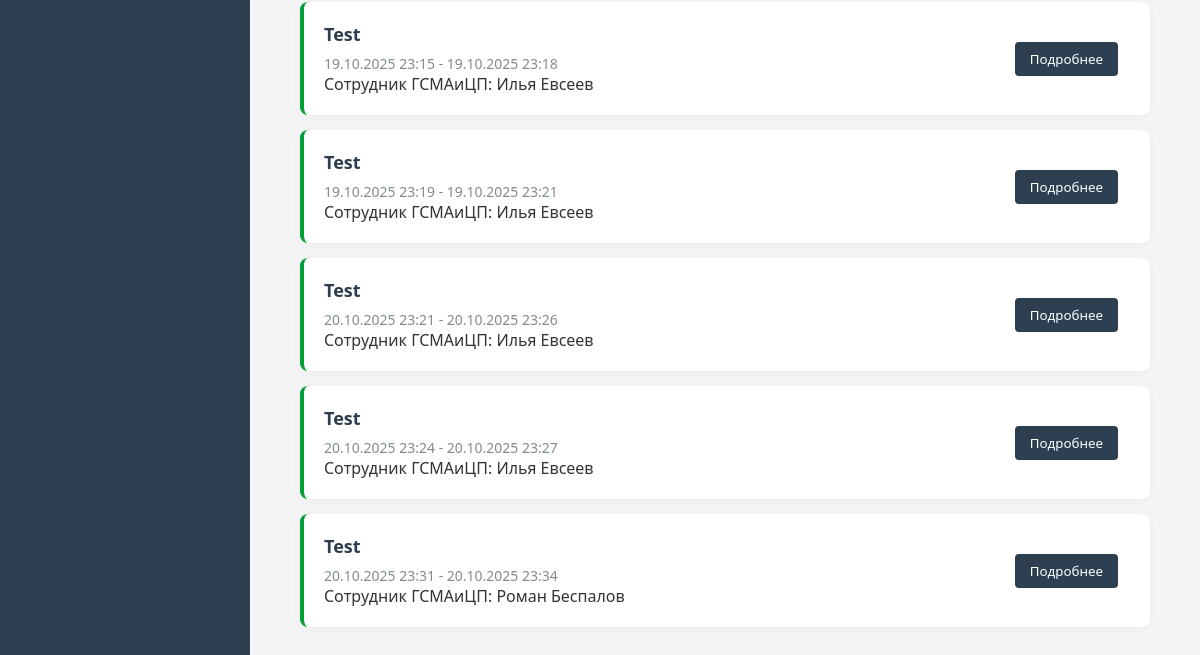
The app's page /downtime/history/ (signed in, lower part), older data.
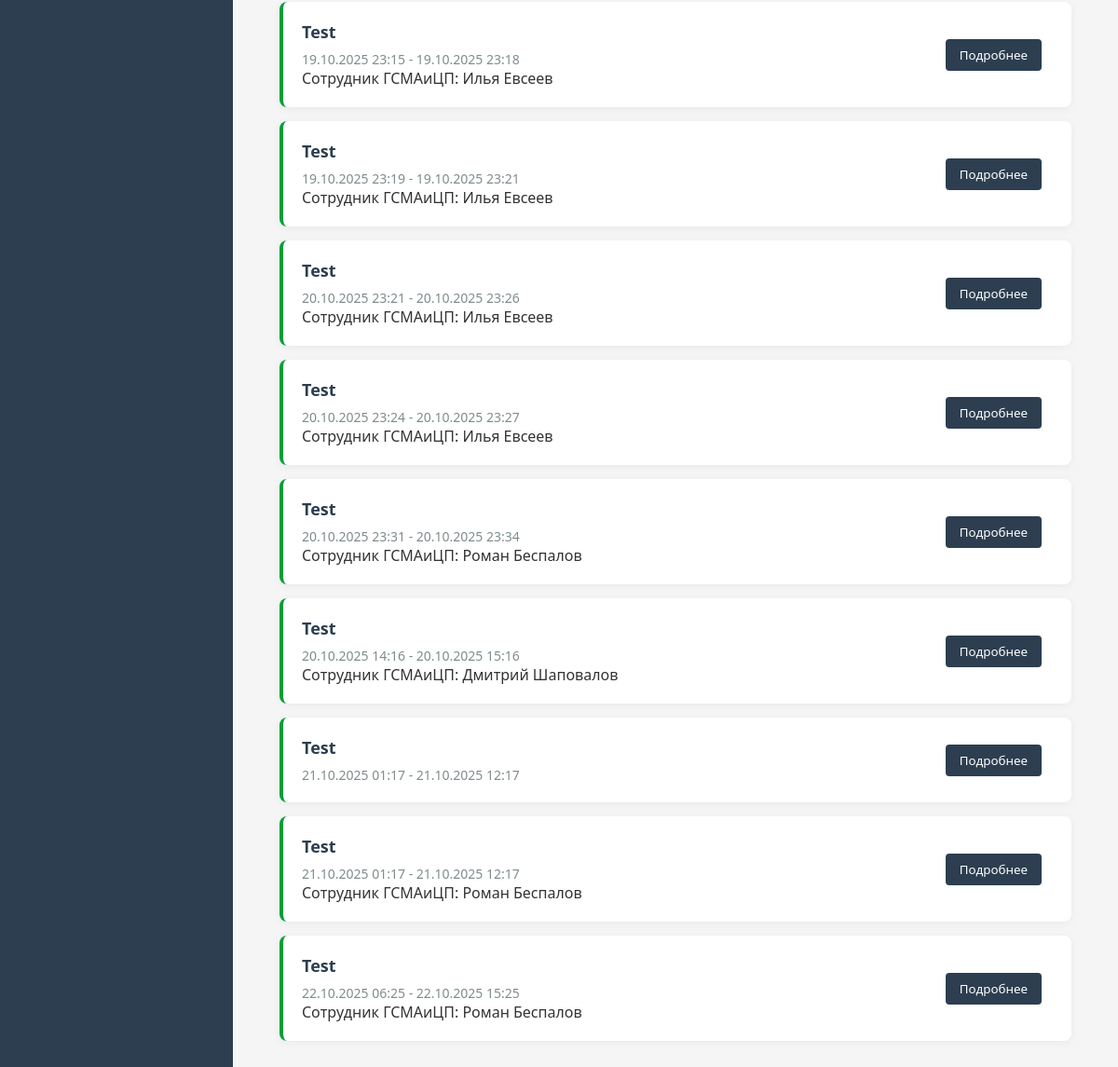
The same page, newer data.
### downtimes/models.py (models this page shows, shortened)
class Downtime(models.Model):
    service = models.CharField("Сервис", max_length=50)
    start_downtime = models.DateTimeField(
        "Дата и время начала работ",
        validators=(check_date,)
    )
    end_downtime = models.DateTimeField(
        "Дата и время окончания работ",
        validators=(check_date,)
    )
    gsma_employee = models.ForeignKey(
        User,
        on_delete=models.SET_NULL,
        null=True,
        related_name="downtimes",
        verbose_name="Сотрудник от ГСМАиЦП"
    )
    link_task = models.URLField("Ссылка на задачу", max_length=150)
    description = models.TextField("Описание")
    created_at = models.DateTimeField(
        "Дата создания записи",
        auto_now_add=True
    )
    class Meta:
        verbose_name = "Проведение работ на сервисе"
        verbose_name_plural = "Проведение работ на сервисе"
        constraints = [
            models.UniqueConstraint(
                fields=[
                    "gsma_employee",
                    "service",
                    "start_downtime",
                    "end_downtime"
                ],
                name='unique_downtime'
            )
        ]

### users/models.py (models this page shows, shortened)
class User(AbstractUser):
    email = models.EmailField("Email", unique=True)
    job_title = models.CharField("Должность", max_length=100)
    personnel_number = models.CharField(
        "Табельный номер",
        max_length=20,
        unique=True
    )
    group_job = models.ManyToManyField(
        "GroupJob",
        verbose_name="Группа сотрудника",
        related_name="users"
    )
    is_main = models.BooleanField("Босс этой качалки", default=False)
    USERNAME_FIELD = "username"
    REQUIRED_FIELDS = []
    objects = CustomUserManager()

### downtimes/views.py (the view)
# urls.py: path("history/", views.history_downtimes, name="history_downtime")
@login_required
def history_downtimes(request):
    downtimes = Downtime.objects.filter(start_downtime__lt=timezone.now())
    context = {"downtimes": downtimes}
    return render(request, "downtime/history_downtime.html", context)

### templates/downtime/history_downtime.html (shortened to what this page needs)
{% extends "base.html" %}
{% load static %}
{% block content %}
<div class="downtimes-container">
    <div class="downtimes-list">
        {% for downtime in downtimes %}
        <div class="downtime-history-card">
            <div class="downtime-info">
                <div class="downtime-service">
                    {{ downtime.service }}
                </div>
                <div class="downtime-period">
                    {{ downtime.start_downtime|date:"d.m.Y H:i" }} - {{ downtime.end_downtime|date:"d.m.Y H:i" }}
                </div>
                {% if downtime.gsma_employee %}
                <div class="downtime-employee">
                    Сотрудник ГСМАиЦП: {{ downtime.gsma_employee.get_full_name|default:downtime.gsma_employee.username }}
                </div>
                {% endif %}
            </div>
            <div class="downtime-status">
                <a href="{% url 'downtimes:downtime_detail' downtime.id %}?from_history=true">
                    <button class="profile-btn">Подробнее</button>
                </a>
            </div>
        </div>
        {% endfor %}
    </div>
</div>
{% endblock %}

Row changes from the older to the newer data that the page shows:
added Downtime: service "Test", start_downtime "20.10.2025 14:16", end_downtime "20.10.2025 15:16", gsma_employee.get_full_name "Дмитрий Шаповалов"
added Downtime: service "Test", start_downtime "21.10.2025 01:17", end_downtime "21.10.2025 12:17"
added Downtime: service "Test", start_downtime "21.10.2025 01:17", end_downtime "21.10.2025 12:17", gsma_employee.get_full_name "Роман Беспалов"
added Downtime: service "Test", start_downtime "22.10.2025 06:25", end_downtime "22.10.2025 15:25", gsma_employee.get_full_name "Роман Беспалов"
